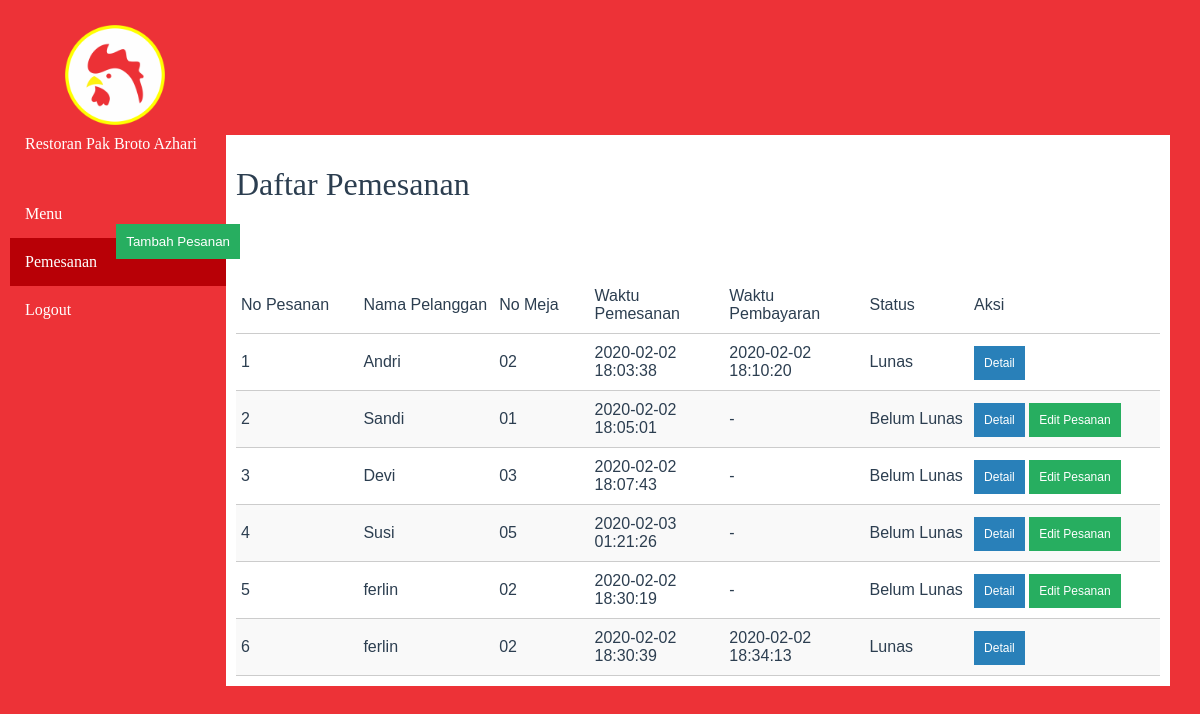
Page /modul_pemesanan/pemesanan-data.php on the earlier database version.
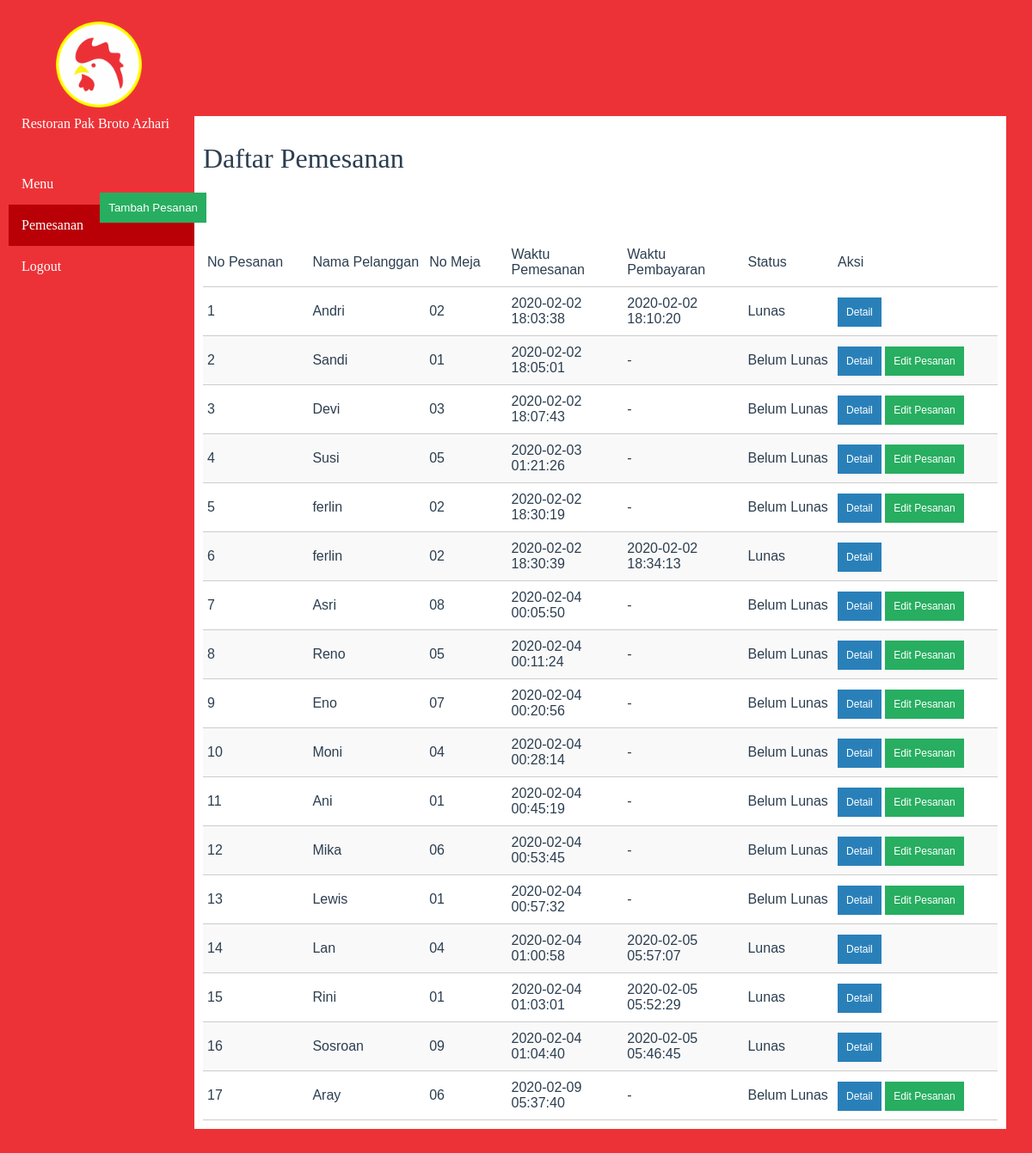
Same page on the later database version.
### tables this page shows
CREATE TABLE `pesanan` (
  `no_pesanan` int(11) NOT NULL,
  `id_meja` int(11) NOT NULL,
  `waktu_pesanan` timestamp NOT NULL DEFAULT CURRENT_TIMESTAMP ON UPDATE CURRENT_TIMESTAMP,
  `nama_pelanggan` varchar(50) NOT NULL
);

CREATE TABLE `meja` (
  `id_meja` int(11) NOT NULL,
  `no_meja` varchar(11) NOT NULL
);

### modul_pemesanan/proses-list-pemesanan.php (called while the page is built)
<?php
include '../connection.php';
$query = "SELECT pesanan.*,pesanan.no_pesanan as nomor_pesanan, meja.id_meja ,meja.no_meja, (SELECT waktu_bayar FROM pembayaran JOIN pesanan ON pembayaran.no_pesanan=pesanan.no_pesanan WHERE pembayaran.no_pesanan=nomor_pesanan) as waktu_bayar FROM pesanan JOIN meja ON meja.id_meja = pesanan.id_meja ORDER BY `pesanan`.`no_pesanan` ASC ";
$hasil = mysqli_query($db, $query);
$data_pesan = array();
while ($row = mysqli_fetch_assoc($hasil)) {
    $data_pesan[] = $row;
}

### modul_pemesanan/pemesanan-data.php (the view, shortened to what this page needs)
<?php
include '../function.php';
include 'proses-list-pemesanan.php';
?>
<!DOCTYPE html>
<html lang="en">
<head>
    <link rel="stylesheet" href="../css/style.css">
</head>
<body>
    <div class="container clearfix">
        <div class="logo"><img src="../img/LOGO.png" ></div>
        <h4>Restoran Pak Broto Azhari</h4>
        <div class="content">
            <h1>Daftar Pemesanan</h1>
            <div class="btn-tambah-div">
                <a href="pemesanan-form-pelanggan.php"><button class="btn btn-tambah" style="right: 900px;">Tambah Pesanan</button></a>
            </div>
            <br>
            <?php if (empty($data_pesan)) : ?>
            Tidak ada data.
            <br>
            <?php else : ?>
            <table class="data">
                <tr>
                    <th style="text-align: left; width: 5%;">No Pesanan</th>
                    <th style="text-align: left; width: 5%;">Nama Pelanggan</th>
                    <th style="text-align: left; width: 5%;">No Meja</th>
                    <th style="text-align: left; width: 4%;">Waktu Pemesanan</th>
                    <th style="text-align: left; width: 4%;">Waktu Pembayaran</th>
                    <th style="text-align: left; width: 5%;">Status</th>
                    <th style="text-align: left; width: 10%;">Aksi</th>
                </tr>
                <?php foreach ($data_pesan as $pesan) : ?>
                <tr>
                    <td><?php echo $pesan['no_pesanan'] ?></td>
                    <td><?php echo $pesan['nama_pelanggan'] ?></td>
                    <td><?php echo $pesan['no_meja'] ?></td>
                    <td><?php echo $pesan['waktu_pesanan'] ?></td>
                    <td>
                    <?php
                        if (empty($pesan['waktu_bayar'])) {
                            echo "-";
                        }
                        else {
                            echo $pesan['waktu_bayar'];
                        }
                    ?>
                    </td>
                    <td>
                        <?php if (empty($pesan['waktu_bayar'])): ?>
                            Belum Lunas
                        <?php else: ?>
                            Lunas
                        <?php endif ?>
                    </td>
                    <td style="text-align: left;">
                         <a  href="../modul_pemesanan/detail-pemesanan.php?no_pesanan=<?php echo $pesan['no_pesanan']; ?>" class="btn btn-edit" title="klik untuk proses pengembalian">Detail</a>
                        <?php if (empty($pesan['waktu_bayar'])) {?>
                            <a  href="../modul_pemesanan/edit-pemesanan.php?no_pesanan=<?php echo $pesan['no_pesanan']; ?>" class="btn btn-tambah" title="klik untuk proses pengembalian">Edit Pesanan</a>
                        <?php }else{ ?>
                        <?php } ?>
                    </td>
                </tr>
                <?php endforeach ?>
            </table>
            <?php endif ?>
        </div>
    </div>
</body>
</html>

Differences in the rows shown:
added pesanan: no_pesanan "7", nama_pelanggan "Asri", id_meja.no_meja "08", waktu_pesanan "2020-02-04 00:05:50", shows "Belum Lunas"
added pesanan: no_pesanan "8", nama_pelanggan "Reno", id_meja.no_meja "05", waktu_pesanan "2020-02-04 00:11:24", shows "Belum Lunas"
added pesanan: no_pesanan "9", nama_pelanggan "Eno", id_meja.no_meja "07", waktu_pesanan "2020-02-04 00:20:56", shows "Belum Lunas"
added pesanan: no_pesanan "10", nama_pelanggan "Moni", id_meja.no_meja "04", waktu_pesanan "2020-02-04 00:28:14", shows "Belum Lunas"
added pesanan: no_pesanan "11", nama_pelanggan "Ani", id_meja.no_meja "01", waktu_pesanan "2020-02-04 00:45:19", shows "Belum Lunas"
added pesanan: no_pesanan "12", nama_pelanggan "Mika", id_meja.no_meja "06", waktu_pesanan "2020-02-04 00:53:45", shows "Belum Lunas"
added pesanan: no_pesanan "13", nama_pelanggan "Lewis", id_meja.no_meja "01", waktu_pesanan "2020-02-04 00:57:32", shows "Belum Lunas"
added pesanan: no_pesanan "14", nama_pelanggan "Lan", id_meja.no_meja "04", waktu_pesanan "2020-02-04 01:00:58", waktu_bayar "2020-02-05 05:57:07", shows "Lunas"
added pesanan: no_pesanan "15", nama_pelanggan "Rini", id_meja.no_meja "01", waktu_pesanan "2020-02-04 01:03:01", waktu_bayar "2020-02-05 05:52:29", shows "Lunas"
added pesanan: no_pesanan "16", nama_pelanggan "Sosroan", id_meja.no_meja "09", waktu_pesanan "2020-02-04 01:04:40", waktu_bayar "2020-02-05 05:46:45", shows "Lunas"
added pesanan: no_pesanan "17", nama_pelanggan "Aray", id_meja.no_meja "06", waktu_pesanan "2020-02-09 05:37:40", shows "Belum Lunas"
